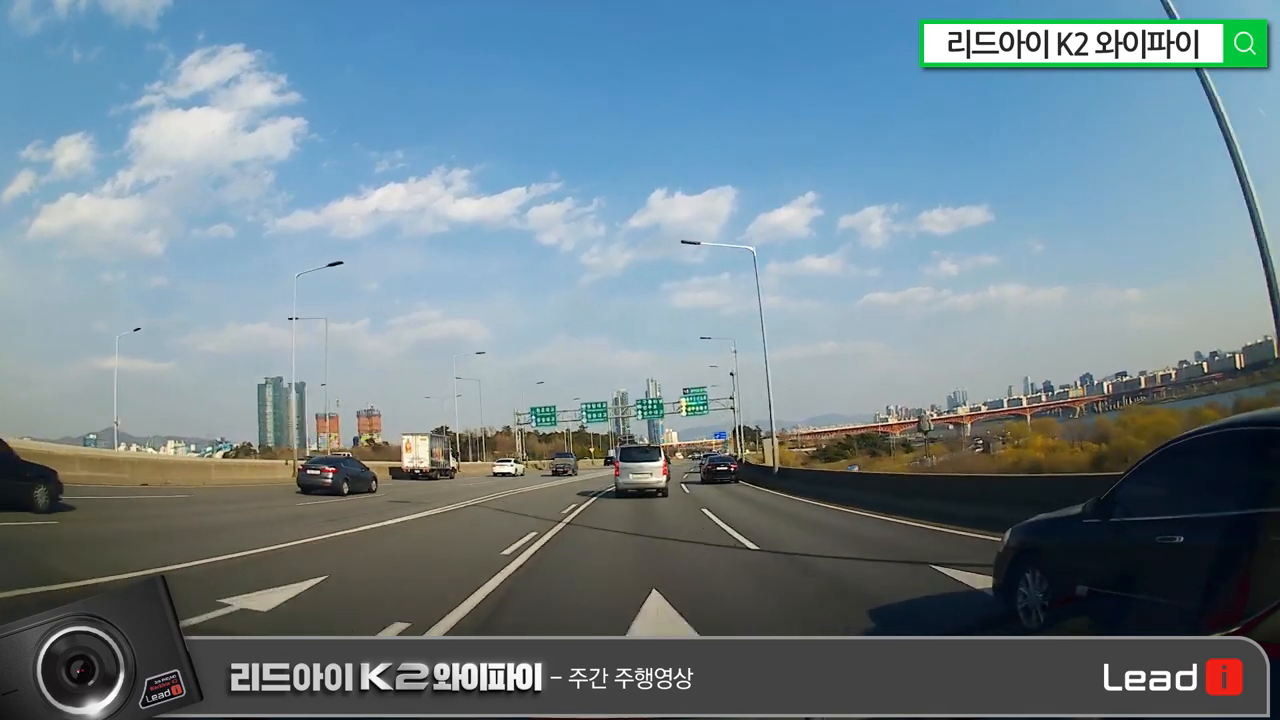
#> input picture frame 30 of sample3.mp4, 1280 x 720 px, given in place of sample.mp4, which was not available
$ python main.py
#> lines starting #> are read from the running program, lines starting #| are printed output that depends on the picture; after the words box and inside, x2 and y2 are one past the last pixel; in counts of white or black regions, pixels touching at a corner belong together; pictures that were not available may be replaced by others from this repository, and a replacement may not be noted
import cv2
import numpy as np
from sklearn.cluster import KMeans

# 동영상 파일을 읽어옵니다. (카메라 사용 시 0 대신 카메라 번호 사용)
cap = cv2.VideoCapture('sample.mp4')

prev_frames_lines = []

while(cap.isOpened()):
    ret, frame = cap.read()
#> frame is the input picture: shape (720, 1280, 3); mean B, G, R 140.3, 130.6, 111.6

    if not ret:
        break

    # 영상 크기를 조정합니다.
    resized_frame = cv2.resize(frame, (1920, 1080))

    roi = resized_frame[int(108*6.5):1000, 0:1920]

    # HSV 색 공간으로 변환합니다.
    hsv = cv2.cvtColor(roi, cv2.COLOR_BGR2HSV)
#> hsv: shape (298, 1920, 3); mean H, S, V 42.4, 66.2, 71.7

    # 흰색의 HSV 범위를 정의합니다.
    lower_white = np.array([0, 0, 150])
    upper_white = np.array([255, 255, 255])

    # 영역을 추출합니다.
    white_mask = cv2.inRange(hsv, lower_white, upper_white)
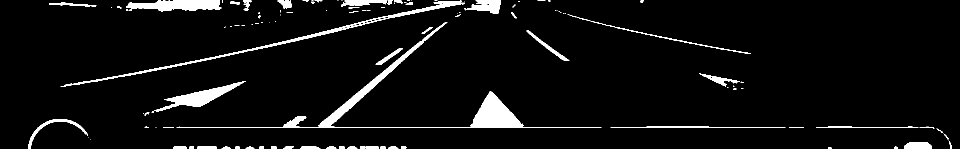
#> white_mask: shape (298, 1920) (shown at 1/2 size); 5.1% white; 118 white regions (58 under 20 px), largest, box (x1, y1, x2, y2) and area: (353, 82, 1203, 256) 8924, (121, 1, 924, 173) 3843, (252, 0, 443, 23) 3085

    # 추출된 흰색 영역과 원본 이미지를 비트와이즈 AND 연산합니다.
    white_lane = cv2.bitwise_or(roi, roi, mask=white_mask)
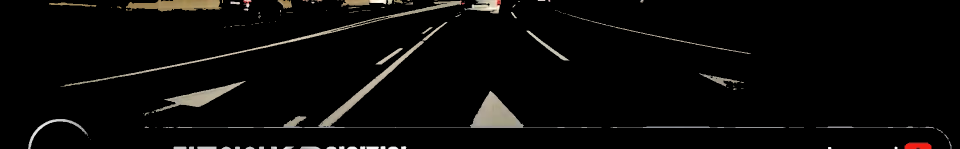
#> white_lane: shape (298, 1920, 3) (shown at 1/2 size); mean B, G, R 7.3, 8.3, 9

    # 가우시안 블러로 이미지를 부드럽게 만듭니다.
    blurred = cv2.GaussianBlur(white_lane, (3, 3), 3)

    # Canny 엣지 검출을 수행합니다.
    edges = cv2.Canny(blurred, 50, 150)
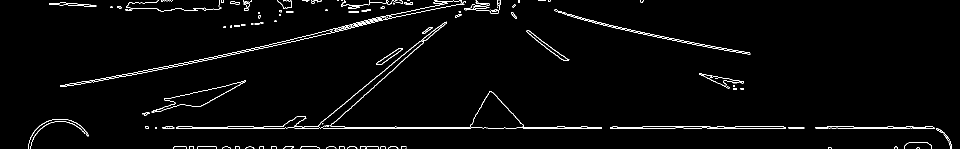
#> edges: shape (298, 1920) (shown at 1/2 size); 2% white in thin lines or dots

    # 허프 변환을 사용하여 직선을 검출합니다.
    lines = cv2.HoughLinesP(edges, 1, np.pi / 180, 80, minLineLength=30, maxLineGap=50)
#> lines = 46 rows, first 6: [291, 256, 1875, 256], [1707, 254, 1867, 254], [455, 253, 689, 253], [120, 173, 454, 108], [290, 254, 455, 254], [501, 98, 777, 30]

    # 검출된 직선을 원본 영상에 그립니다.
    if lines is not None:
        merged_lines = []
        for line in lines:
            x1, y1, x2, y2 = line[0]
            cv2.line(roi, (x1, y1), (x2, y2), (100, 100, 100), 10)
            x1, y1, x2, y2 = line[0]
            # 각 선의 기울기를 계산합니다
            slope = (y2 - y1) / (x2 - x1)
            # 기울기가 45도 이상인 선만 그립니다
            if abs(np.degrees(np.arctan(slope))) >= 25:
                if not merged_lines:
                    merged_lines.append([x1, y1, x2, y2])
                else:
                    merged = False
                    # 다른 선과의 거리를 계산 및 각도 차이 확인
                    for merged_line in merged_lines:
                        x3, y3, x4, y4 = merged_line
                        distance = np.sqrt((x1 - x3) ** 2 + (y1 - y3) ** 2)
                        angle1 = np.degrees(np.arctan(slope))
                        angle2 = np.degrees(np.arctan((y4 - y3) / (x4 - x3)))
                        angle_diff = abs(angle1 - angle2)
                        if distance < 10:
                            # 거리가 20 미만이면서 각도 차이가 5도 미만이면 두 선을 병합
                            x1 = min(x1, x3)
                            y1 = min(y1, y3)
                            x2 = max(x2, x4)
                            y2 = max(y2, y4)
                            merged_lines.remove(merged_line)
                            merged = True
                    if not merged:
                        merged_lines.append([x1, y1, x2, y2])
#> this loop made 46 passes
#> slope on passes 1 to 12: 0, 0, 0, -0.195, 0, -0.246, -0.898, -0.213, 0, -0.81, 0, 0.212
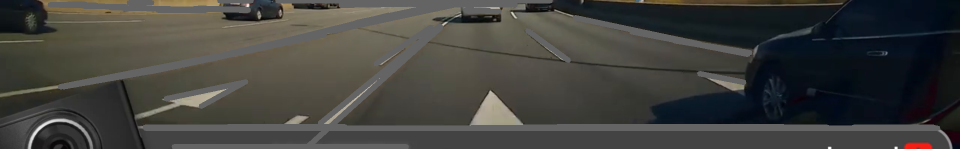
#> roi: shape (298, 1920, 3) (shown at 1/2 size); mean B, G, R 61.7, 65.6, 65.9
#> after the loop, merged_lines = [[615, 293, 881, 54], [704, 193, 878, 52], [640, 246, 781, 131], [402, 212, 491, 163], [1055, 61, 1136, 120], [752, 127, 861, 54]]

        if(len(prev_frames_lines) > 40):
            prev_frames_lines.pop(0)
        prev_frames_lines.append(merged_lines)

        for merged_line in merged_lines:
            x1, y1, x2, y2 = merged_line
            cv2.line(roi, (x1, y1), (x2, y2), (255, 255, 0), 5)
#> this loop made 6 passes
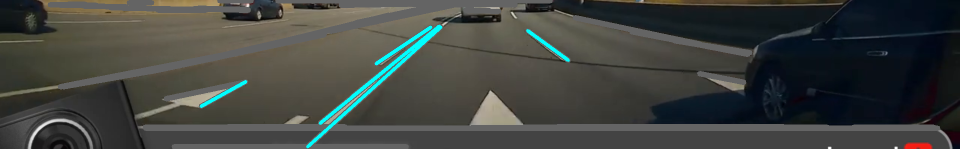
#> roi: shape (298, 1920, 3) (shown at 1/2 size); 1.22% of pixels changed, all inside (x1, y1, x2, y2) = (399, 49, 1140, 297)

    # 화면 크기를 얻어옵니다.
    frame_height, frame_width, _ = resized_frame.shape
#> frame_height = 1080; frame_width = 1920

    # K-Means 클러스터링을 위해 선분의 중점 좌표와 각도를 추출합니다.
    line_data = []
    for merged_lines in prev_frames_lines:
        for line in merged_lines:
            x1, y1, x2, y2 = line
            # 선분의 중점 좌표 계산
            center_x = (x1 + x2) / 2
            center_y = (y1 + y2) / 2
            # 선분의 각도 계산
            angle = np.degrees(np.arctan2(y2 - y1, x2 - x1))
            line_data.append([center_x, center_y, angle])
#> this loop made 1 pass
#> after the loop, line_data = [[748, 173.5, -41.94], [791, 122.5, -39.02], [710.5, 188.5, -39.2], [446.5, 187.5, -28.84], [1095.5, 90.5, 36.07], [806.5, 90.5, -33.81]]

    try:
    # K-Means 클러스터링을 사용하여 선분을 2개 그룹으로 나눕니다.
        kmeans = KMeans(n_clusters=2, random_state=1, n_init=5).fit(line_data)
    except:
        cv2.imshow("White Lane Detection", resized_frame)
        continue;

    # 각 그룹의 중점과 각도를 계산합니다.
    group_centers = kmeans.cluster_centers_
#> group_centers = [[700.5, 152.5, -36.56], [1095.5, 90.5, 36.07]]

    group_labels = kmeans.labels_
#> group_labels = [0, 0, 0, 0, 1, 0]

    # 각 그룹의 선분을 추출하여 각도를 계산합니다.
    group_0_lines = [line_data[i] for i in range(len(line_data)) if group_labels[i] == 0]
#> group_0_lines = [[748, 173.5, -41.94], [791, 122.5, -39.02], [710.5, 188.5, -39.2], [446.5, 187.5, -28.84], [806.5, 90.5, -33.81]]
    group_1_lines = [line_data[i] for i in range(len(line_data)) if group_labels[i] == 1]
#> group_1_lines = [[1095.5, 90.5, 36.07]]
    group_angles = [np.mean([line[2] for line in group_0_lines]), np.mean([line[2] for line in group_1_lines])]
#> group_angles = [-36.56, 36.07]


    # 화면에 2개의 선분 그리기
    for i in range(2):
        center_x, center_y, _ = group_centers[i]
        angle = group_angles[i]

        # 각도를 라디안으로 변환
        angle_rad = np.radians(angle)

        # 선분의 길이 (여기에서는 화면 가로 길이의 70%)
        line_length = int(1 * frame_width)

        # 선분의 끝점 계산
        x1 = int(center_x - 0.5 * line_length * np.cos(angle_rad))
        y1 = int(center_y - 0.5 * line_length * np.sin(angle_rad))
        x2 = int(center_x + 0.5 * line_length * np.cos(angle_rad))
        y2 = int(center_y + 0.5 * line_length * np.sin(angle_rad))

        # 화면에 선분 그리기
        cv2.line(roi, (x1, y1), (x2, y2), (0, 255, 0), 3)
        cv2.putText(roi, f"Center", (int(1920/2), int(center_y)), cv2.FONT_HERSHEY_SIMPLEX, 1, (255, 255, 255), 2)
        cv2.putText(roi, f"Distance: {1920/2 - center_x : .2f}", (int(center_x), int(center_y)), cv2.FONT_HERSHEY_SIMPLEX, 1, (255, 255, 255), 2)
#> this loop made 2 passes
#> (center_x, center_y, angle, angle_rad, x1, y1, x2, y2) on passes 1 to 2: (700.5, 152.5, -36.56, -0.638, -70, 724, 1471, -419), (1095.5, 90.5, 36.07, 0.63, 319, -474, 1871, 655)
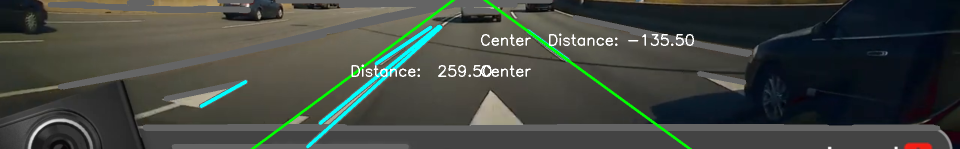
#> roi: shape (298, 1920, 3) (shown at 1/2 size); 1.82% of pixels changed, all inside (x1, y1, x2, y2) = (501, 0, 1388, 298)

    # 결과를 화면에 표시합니다.
    cv2.imshow("White Lane Detection", resized_frame)
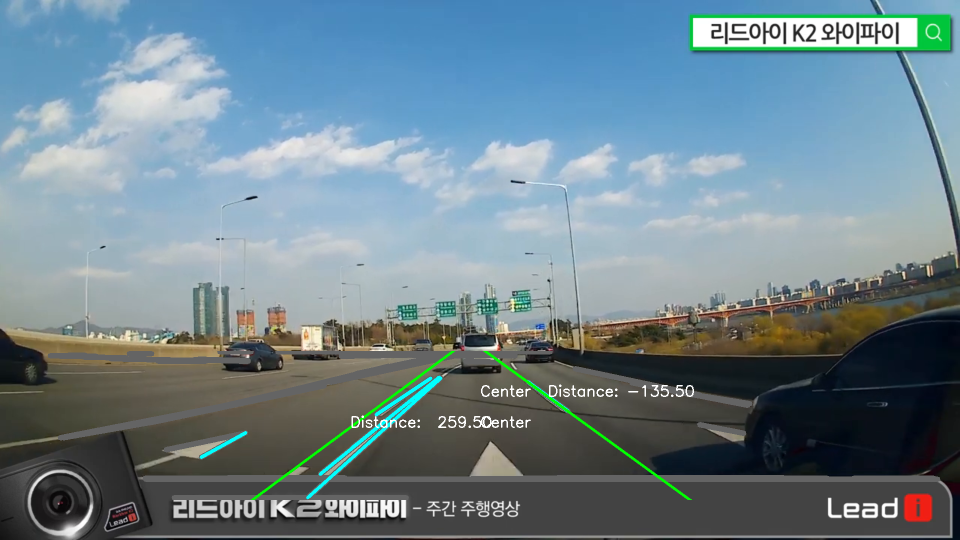
#> window 'White Lane Detection': shape (1080, 1920, 3) (shown at 1/2 size); mean B, G, R 141, 131.6, 111

    if cv2.waitKey(1) & 0xFF == ord('q'):
#> (key q is pressed here)
        break

cap.release()
cv2.destroyAllWindows()

$ run again, starting later in the video
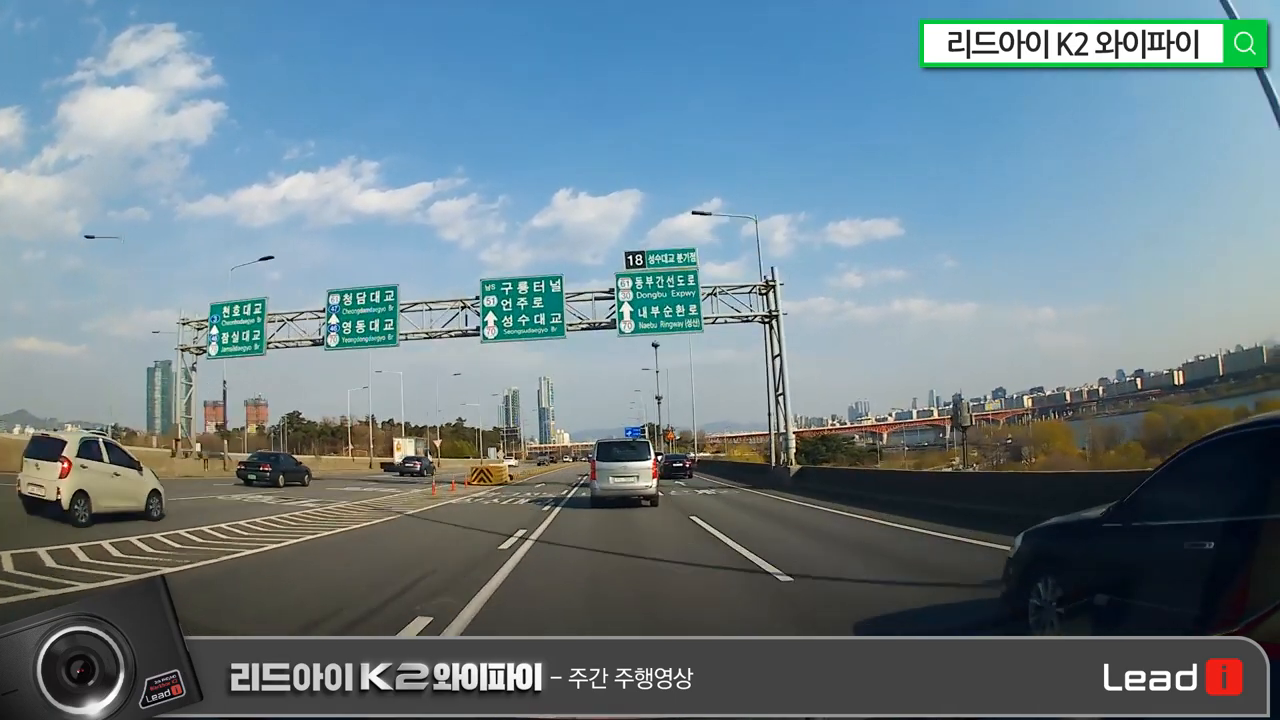
#> input picture frame 137 of sample3.mp4, 1280 x 720 px, given in place of sample.mp4, which was not available
#> frame is the input picture: shape (720, 1280, 3); mean B, G, R 137.7, 128.2, 108.4
#> hsv: shape (298, 1920, 3); mean H, S, V 42.4, 64.7, 72.4
#> white_mask: shape (298, 1920); 6.9% white; 174 white regions (92 under 20 px), largest, box (x1, y1, x2, y2) and area: (0, 0, 755, 187) 12613, (26, 0, 245, 60) 8584, (577, 108, 963, 256) 3650
#> edges: shape (298, 1920); 3.3% white in thin lines or dots
#> lines = 109 rows, first 6: [303, 256, 1866, 256], [1656, 254, 1866, 254], [1306, 253, 1657, 253], [4, 135, 851, 1], [348, 293, 812, 293], [4, 138, 827, 7]
#> the loop `for line in lines:` made 109 passes
#> slope on passes 1 to 8: 0, 0, 0, -0.158, 0, -0.159, 0, -0.122
#> after the loop `for line in lines:`: merged_lines = [[659, 253, 833, 60], [684, 254, 886, 4], [791, 108, 886, 3], [1035, 75, 1173, 168]]
#> the loop `for merged_line in merged_lines:` made 4 passes
#> after the loop `for merged_line in merged_lines:`:
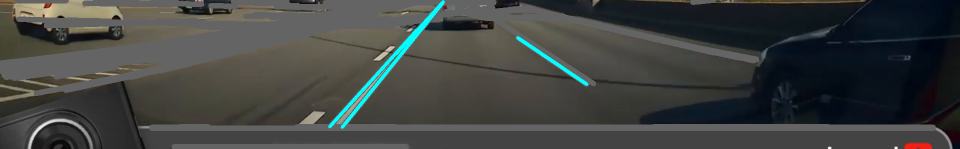
#> roi: shape (298, 1920, 3) (shown at 1/2 size); mean B, G, R 64.6, 66.7, 64.2
#> the loop `for merged_lines in prev_frames_lines:` made 1 pass
#> after the loop `for merged_lines in prev_frames_lines:`: line_data = [[746, 156.5, -47.96], [785, 129, -51.06], [838.5, 55.5, -47.86], [1104, 121.5, 33.98]]
#> group_centers = [[789.8, 113.7, -48.96], [1104, 121.5, 33.98]]
#> group_labels = [0, 0, 0, 1]
#> group_0_lines = [[746, 156.5, -47.96], [785, 129, -51.06], [838.5, 55.5, -47.86]]
#> group_1_lines = [[1104, 121.5, 33.98]]
#> group_angles = [-48.96, 33.98]
#> the loop `for i in range(2):` made 2 passes
#> (center_x, center_y, angle, angle_rad, x1, y1, x2, y2) on passes 1 to 2: (789.8, 113.7, -48.96, -0.855, 159, 837, 1420, -610), (1104, 121.5, 33.98, 0.593, 307, -414, 1900, 657)
#> `cv2.imshow("White Lane Detection", resized_frame)`:
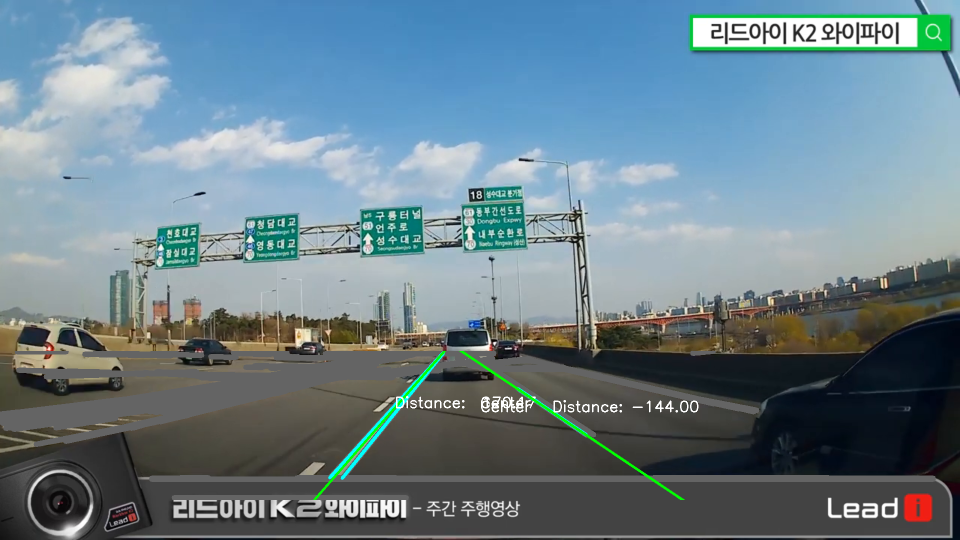
#> window 'White Lane Detection': shape (1080, 1920, 3) (shown at 1/2 size); mean B, G, R 138.4, 128.6, 107.4

$ run again, starting later in the video
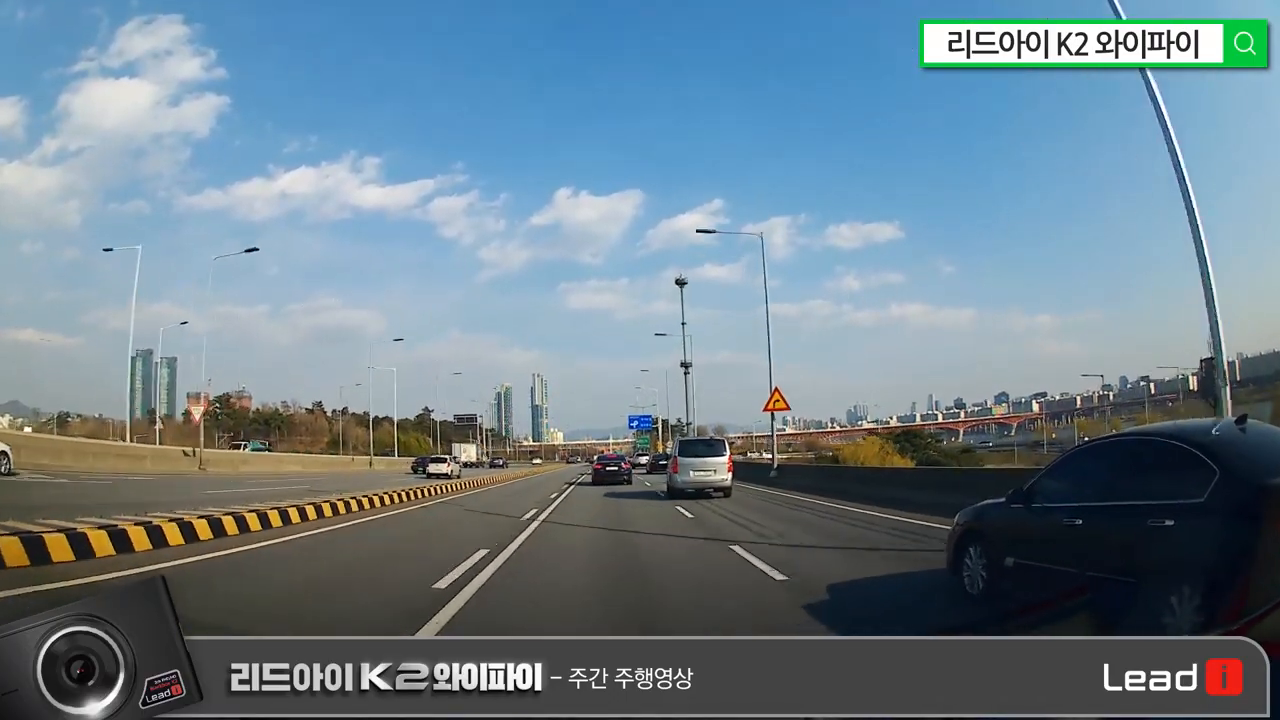
#> input picture frame 244 of sample3.mp4, 1280 x 720 px, given in place of sample.mp4, which was not available
#> frame is the input picture: shape (720, 1280, 3); mean B, G, R 139.8, 127.4, 107.4
#> hsv: shape (298, 1920, 3); mean H, S, V 46.6, 72.2, 70.1
#> white_mask: shape (298, 1920); 5.8% white; 123 white regions (56 under 20 px), largest, box (x1, y1, x2, y2) and area: (395, 26, 1081, 256) 4920, (441, 0, 832, 69) 3440, (55, 0, 848, 182) 3045
#> edges: shape (298, 1920); 2.5% white in thin lines or dots
#> lines = 55 rows, first 6: [371, 253, 1864, 253], [370, 256, 1872, 256], [580, 293, 857, 26], [26, 106, 825, 7], [127, 90, 843, 2], [348, 293, 811, 293]
#> the loop `for line in lines:` made 55 passes
#> slope on passes 1 to 8: 0, 0, -0.964, -0.124, -0.123, 0, 0.192, -0.249
#> after the loop `for line in lines:`: merged_lines = [[580, 293, 857, 26], [667, 179, 733, 124], [649, 177, 722, 122], [624, 252, 868, 16], [781, 76, 861, 16]]
#> the loop `for merged_line in merged_lines:` made 5 passes
#> after the loop `for merged_line in merged_lines:`:
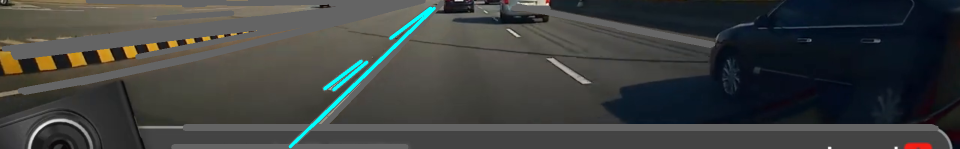
#> roi: shape (298, 1920, 3) (shown at 1/2 size); mean B, G, R 62.6, 64.1, 61.8
#> the loop `for merged_lines in prev_frames_lines:` made 1 pass
#> after the loop `for merged_lines in prev_frames_lines:`: line_data = [[718.5, 159.5, -43.95], [700, 151.5, -39.81], [685.5, 149.5, -37], [746, 134, -44.05], [821, 46, -36.87]]
#> group_centers = [[712.5, 148.6, -41.2], [821, 46, -36.87]]
#> group_labels = [0, 0, 0, 0, 1]
#> group_0_lines = [[718.5, 159.5, -43.95], [700, 151.5, -39.81], [685.5, 149.5, -37], [746, 134, -44.05]]
#> group_1_lines = [[821, 46, -36.87]]
#> group_angles = [-41.2, -36.87]
#> the loop `for i in range(2):` made 2 passes
#> (center_x, center_y, angle, angle_rad, x1, y1, x2, y2) on passes 1 to 2: (712.5, 148.6, -41.2, -0.719, -9, 780, 1434, -483), (821, 46, -36.87, -0.644, 53, 622, 1589, -530)
#> `cv2.imshow("White Lane Detection", resized_frame)`:
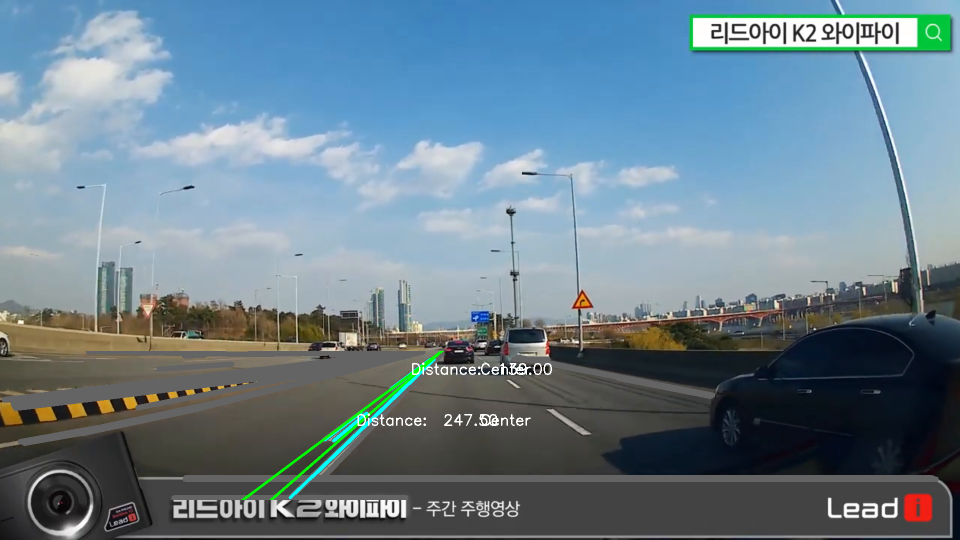
#> window 'White Lane Detection': shape (1080, 1920, 3) (shown at 1/2 size); mean B, G, R 140.8, 128.3, 106.8
